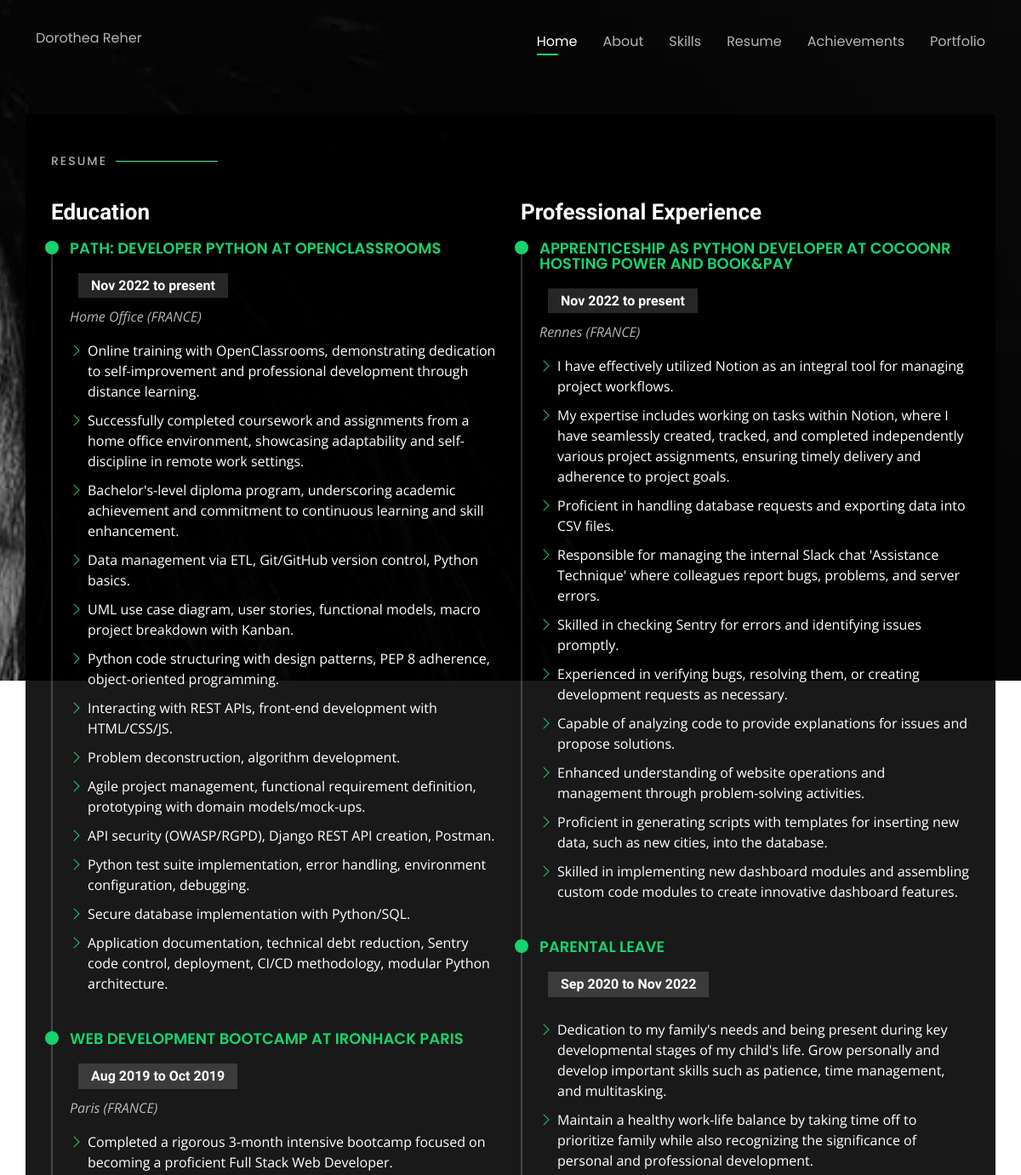
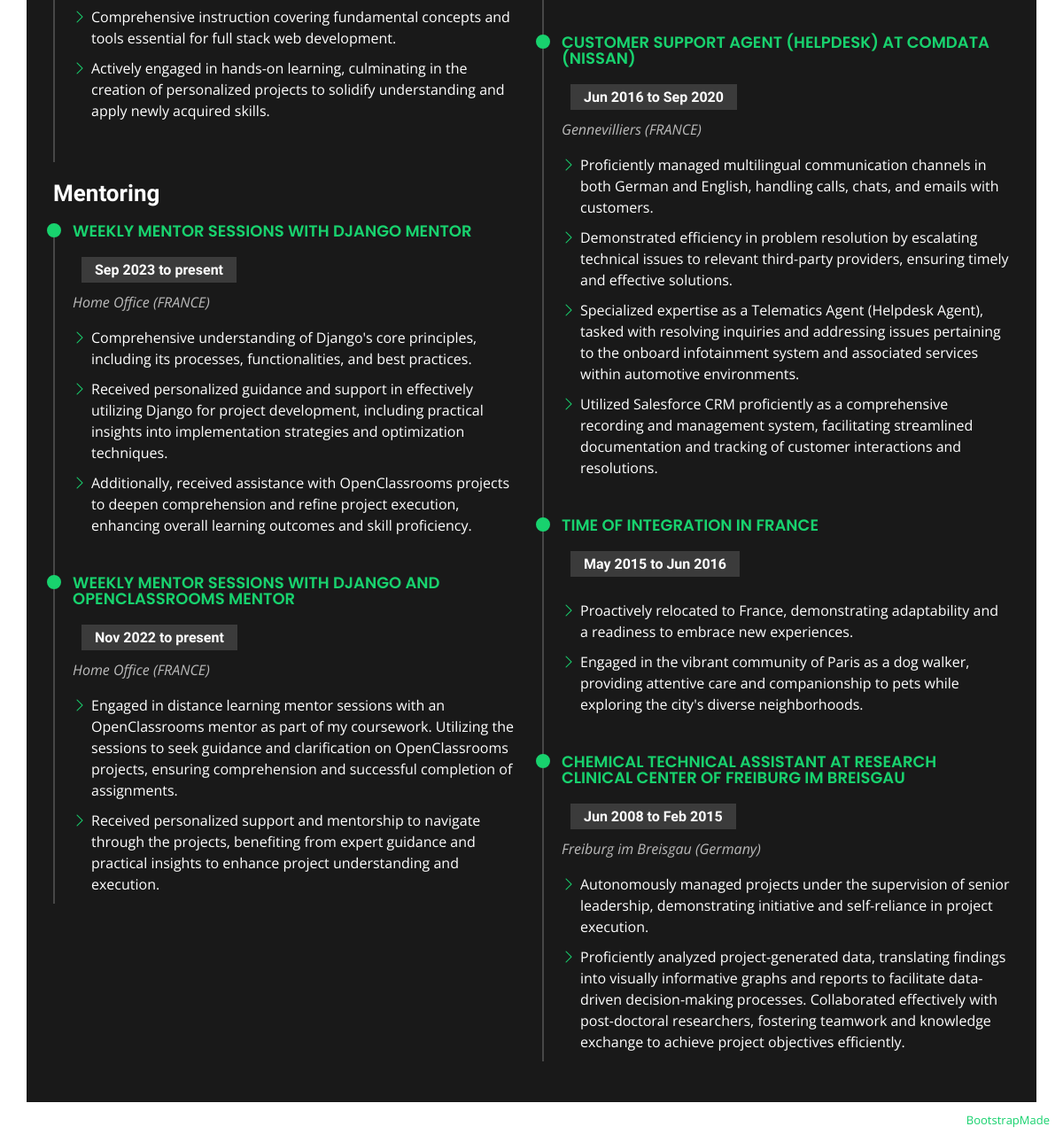
Screenshot of /resume/ with the database file from the repository (2 pictures, top to bottom).
### doridoro/models.py (models this page shows, shortened)
class Job(models.Model):
    FREELANCE = "FREELANCE"
    EMPLOYED = "EMPLOYED"
    APPRENTICESHIP = "APPRENTICESHIP"
    FORMATION = "FORMATION"
    MENTORING = "MENTORING"
    PARENTAL_LEAVE = "PARENTAL_LEAVE"
    SABBATICAL = "SABBATICAL"
    JOB_TYPES = [
        (FREELANCE, _("Freelance")),
        (EMPLOYED, _("Employed")),
        (APPRENTICESHIP, _("Apprenticeship")),
        (FORMATION, _("Formation")),
        (MENTORING, _("MENTORING")),
        (PARENTAL_LEAVE, _("Parental_Leave")),
        (SABBATICAL, _("Sabbatical")),
    ]
    company_name = models.CharField(
        max_length=200, verbose_name=_("company name of the job")
    )
    position = models.CharField(max_length=200, verbose_name=_("position of the job"))
    start_date = models.DateField(verbose_name=_("start date of the job"))
    end_date = models.DateField(
        blank=True, null=True, verbose_name=_("end date of the job")
    )
    until_present = models.BooleanField(default=False, verbose_name=_("until present"))
    address = models.CharField(
        max_length=100, blank=True, null=True, verbose_name="address of job"
    )
    job_type = models.CharField(
        max_length=14, choices=JOB_TYPES, verbose_name=_("type of job")
    )
    description = models.TextField(verbose_name=_("description of job"))
    published = models.BooleanField(
        default=True, verbose_name=_("job visible on website")
    )
    tags = models.ManyToManyField(
        "projects.Tag", related_name="job_tags", verbose_name=_("tags of the job")
    )
    links = models.ManyToManyField(
        "projects.Link", related_name="job_links", verbose_name="links of the job"
    )

### doridoro/views.py (the view)
# urls.py: path("resume/", ResumeView.as_view(), name="resume"),
class ResumeView(TemplateView):
    template_name = "resume.html"
    def get_context_data(self, **kwargs):
        context = super().get_context_data(**kwargs)
        context["doridoro"] = DoriDoro.objects.first()
        context["jobs_formation"] = (
            self.get_job_data()
            .filter(job_type=Job.FORMATION)
            .order_by("-until_present", "-start_date")
        )
        context["jobs_mentoring"] = (
            self.get_job_data()
            .filter(job_type=Job.MENTORING)
            .order_by("-until_present", "-start_date")
        )
        context["jobs_experience"] = self.get_job_data().filter(
            job_type__in=[
                Job.FREELANCE,
                Job.EMPLOYED,
                Job.APPRENTICESHIP,
                Job.PARENTAL_LEAVE,
                Job.SABBATICAL,
            ]
        )
        return context
    def get_job_data(self):
        return Job.objects.all()

### doridoro/templates/resume.html
{% extends 'base.html' %}
{% load static %}
  {% block content %}
  <section id="resume" class="resume section-show">
    <div class="container">
      <div class="section-title">
        <h2>Resume</h2>
      </div>
      <div class="row">
        <div class="col-lg-6">
          {% if jobs_formation %}
          <h3 class="resume-title">Education</h3>
          {% for job_f in jobs_formation %}
          <div class="resume-item">
            <h4>{{ job_f.position }}{% if job_f.company_name %} at {{ job_f.company_name }}{% endif %}</h4>
            <h5>{{ job_f.start_date|date:"M o" }} to {% if job_f.end_date %}{{ job_f.end_date|date:"M o" }}{% else %}present{% endif %}</h5>
            <p><em>{% if job_f.address %}{{ job_f.address }}{% endif %}</em></p>
            {{ job_f.description|safe }}
          </div>
          {% endfor %}
          {% endif %}
          {% if jobs_mentoring %}
          <h3 class="resume-title">Mentoring</h3>
          {% for job_m in jobs_mentoring %}
          <div class="resume-item">
            <h4>{{ job_m.position }}{% if job_m.company_name %} at {{ job_m.company_name }}{% endif %}</h4>
            <h5>{{ job_m.start_date|date:"M o" }} to {% if job_m.end_date %}{{ job_m.end_date|date:"M o" }}{% else %}present{% endif %}</h5>
            <p><em>{% if job_m.address %}{{ job_m.address }}{% endif %}</em></p>
            <p>{{ job_m.description|safe }}</p>
          </div>
          {% endfor %}
          {% endif %}
        </div>
        {% if jobs_experience %}
        <div class="col-lg-6">
          <h3 class="resume-title">Professional Experience</h3>
          {% for job_exp in jobs_experience %}
          <div class="resume-item">
            <h4>{{ job_exp.position }}{% if job_exp.company_name %} at {{ job_exp.company_name }}{% endif %}</h4>
            <h5>{{ job_exp.start_date|date:"M o" }} to {% if job_exp.end_date %}{{ job_exp.end_date|date:"M o" }}{% else %}present{% endif %}</h5>
            <p><em>{% if job_exp.address %}{{ job_exp.address }}{% endif %}</em></p>
            <p>{{ job_exp.description|safe }}</p>
          </div>
          {% endfor %}
        </div>
        {% endif %}
      </div>
    </div>
  </section>
  {% endblock %}

### core/static/assets/css/style.css (style rules this page uses)
body { font-family: "Open Sans", sans-serif; background-color: #040404; color: rgba(255, 255, 255, 0.7); position: relative; background: transparent; margin-top: 35px; }
body::before { content: ""; position: fixed; background: #040404 url("../img/bg.jpg") top right no-repeat; background-size: cover; left: 0; right: 0; top: 0; height: 100vh; z-index: -1; }
@media (min-width: 1024px) { body::before { background-attachment: fixed; } }
h1, h2, h3, h4, h5, h6 { font-family: "Raleway", sans-serif; }
section { overflow: hidden; position: absolute; width: 100%; top: 140px; bottom: 100%; opacity: 0; transition: ease-in-out 0.4s; z-index: 2; }
section.section-show { top: 100px; bottom: auto; opacity: 1; padding-bottom: 45px; }
section .container { background: rgba(0, 0, 0, 0.9); padding: 30px; }
.section-title h2 { font-size: 14px; font-weight: 500; padding: 0; line-height: 1px; margin: 20px 0; letter-spacing: 2px; text-transform: uppercase; color: #aaaaaa; font-family: "Poppins", sans-serif; }
.section-title h2::after { content: ""; width: 120px; height: 1px; display: inline-block; background: #4ceb95; margin: 4px 10px; }
.resume .resume-title { font-size: 26px; font-weight: 700; margin-top: 20px; margin-bottom: 20px; color: #fff; }
.resume .resume-item { padding: 0 0 20px 20px; margin-top: -2px; border-left: 2px solid rgba(255, 255, 255, 0.2); position: relative; }
.resume .resume-item h4 { line-height: 18px; font-size: 18px; font-weight: 600; text-transform: uppercase; font-family: "Poppins", sans-serif; color: #18d26e; margin-bottom: 20px; }
.resume .resume-item h5 { font-size: 16px; background: rgba(255, 255, 255, 0.15); padding: 5px 15px; display: inline-block; font-weight: 600; margin-left: 10px; margin-bottom: 10px; color: #fff; }
.resume .resume-item ul { list-style: none; padding-left: 0; }
.resume .resume-item ul li { padding-bottom: 10px; display: flex; align-items: baseline; color: #fff; }
.resume .resume-item ul i { font-size: 16px; margin-right: 5px; color: #18d26e; line-height: 0; }
.resume .resume-item:last-child { padding-bottom: 0; }
.resume .resume-item::before { content: ""; position: absolute; width: 16px; height: 16px; border-radius: 50px; left: -9px; top: 0; background: #18d26e; border: 2px solid #18d26e; }

### rows the page displays
Job: position "PATH: DEVELOPER PYTHON", company_name "OPENCLASSROOMS", start_date "Nov 2022", shows "present", address "Home Office (FRANCE)", description "Online training with OpenClassrooms, demonstrating dedication to self-improvement and professional development through distance learning. Successfully completed coursework and assignments from a home office environment, showcasing adaptability and self-discipline in remote work settings. Bachelor's-level diploma program, underscoring academic achievement and commitment to continuous learning and skill enhancement. Data management via ETL, Git/GitHub version control, Python basics. UML use case diagram, user stories, functional models, macro project breakdown with Kanban. Python code structuring with design patterns, PEP 8 adherence, object-oriented programming. Interacting with REST APIs,…"
Job: position "WEB DEVELOPMENT BOOTCAMP", company_name "IRONHACK PARIS", start_date "Aug 2019", end_date "Oct 2019", address "Paris (FRANCE)", description "Completed a rigorous 3-month intensive bootcamp focused on becoming a proficient Full Stack Web Developer. Comprehensive instruction covering fundamental concepts and tools essential for full stack web development. Actively engaged in hands-on learning, culminating in the creation of personalized projects to solidify understanding and apply newly acquired skills."
Job: position "WEEKLY MENTOR SESSIONS WITH DJANGO MENTOR", start_date "Sep 2023", shows "present", address "Home Office (FRANCE)", description "Comprehensive understanding of Django's core principles, including its processes, functionalities, and best practices. Received personalized guidance and support in effectively utilizing Django for project development, including practical insights into implementation strategies and optimization techniques. Additionally, received assistance with OpenClassrooms projects to deepen comprehension and refine project execution, enhancing overall learning outcomes and skill proficiency."
Job: position "WEEKLY MENTOR SESSIONS WITH DJANGO AND OPENCLASSROOMS MENTOR", start_date "Nov 2022", shows "present", address "Home Office (FRANCE)", description "Engaged in distance learning mentor sessions with an OpenClassrooms mentor as part of my coursework. Utilizing the sessions to seek guidance and clarification on OpenClassrooms projects, ensuring comprehension and successful completion of assignments. Received personalized support and mentorship to navigate through the projects, benefiting from expert guidance and practical insights to enhance project understanding and execution."
Job: position "APPRENTICESHIP AS PYTHON DEVELOPER", company_name "COCOONR HOSTING POWER AND BOOK&PAY", start_date "Nov 2022", shows "present", address "Rennes (FRANCE)", description "I have effectively utilized Notion as an integral tool for managing project workflows. My expertise includes working on tasks within Notion, where I have seamlessly created, tracked, and completed independently various project assignments, ensuring timely delivery and adherence to project goals. Proficient in handling database requests and exporting data into CSV files. Responsible for managing the internal Slack chat 'Assistance Technique' where colleagues report bugs, problems, and server errors. Skilled in checking Sentry for errors and identifying issues promptly. Experienced in verifying bugs, resolving them, or creating development requests as necessary. Capable of analyzing code to…"
Job: position "PARENTAL LEAVE", start_date "Sep 2020", end_date "Nov 2022", description "Dedication to my family's needs and being present during key developmental stages of my child's life. Grow personally and develop important skills such as patience, time management, and multitasking. Maintain a healthy work-life balance by taking time off to prioritize family while also recognizing the significance of personal and professional development."
Job: position "CUSTOMER SUPPORT AGENT (HELPDESK)", company_name "COMDATA (NISSAN)", start_date "Jun 2016", end_date "Sep 2020", address "Gennevilliers (FRANCE)", description "Proficiently managed multilingual communication channels in both German and English, handling calls, chats, and emails with customers. Demonstrated efficiency in problem resolution by escalating technical issues to relevant third-party providers, ensuring timely and effective solutions. Specialized expertise as a Telematics Agent (Helpdesk Agent), tasked with resolving inquiries and addressing issues pertaining to the onboard infotainment system and associated services within automotive environments. Utilized Salesforce CRM proficiently as a comprehensive recording and management system, facilitating streamlined documentation and tracking of customer interactions and resolutions."
Job: position "TIME OF INTEGRATION IN FRANCE", start_date "May 2015", end_date "Jun 2016", description "Proactively relocated to France, demonstrating adaptability and a readiness to embrace new experiences. Engaged in the vibrant community of Paris as a dog walker, providing attentive care and companionship to pets while exploring the city's diverse neighborhoods."
Job: position "CHEMICAL TECHNICAL ASSISTANT", company_name "RESEARCH CLINICAL CENTER OF FREIBURG IM BREISGAU", start_date "Jun 2008", end_date "Feb 2015", address "Freiburg im Breisgau (Germany)", description "Autonomously managed projects under the supervision of senior leadership, demonstrating initiative and self-reliance in project execution. Proficiently analyzed project-generated data, translating findings into visually informative graphs and reports to facilitate data-driven decision-making processes. Collaborated effectively with post-doctoral researchers, fostering teamwork and knowledge exchange to achieve project objectives efficiently."
